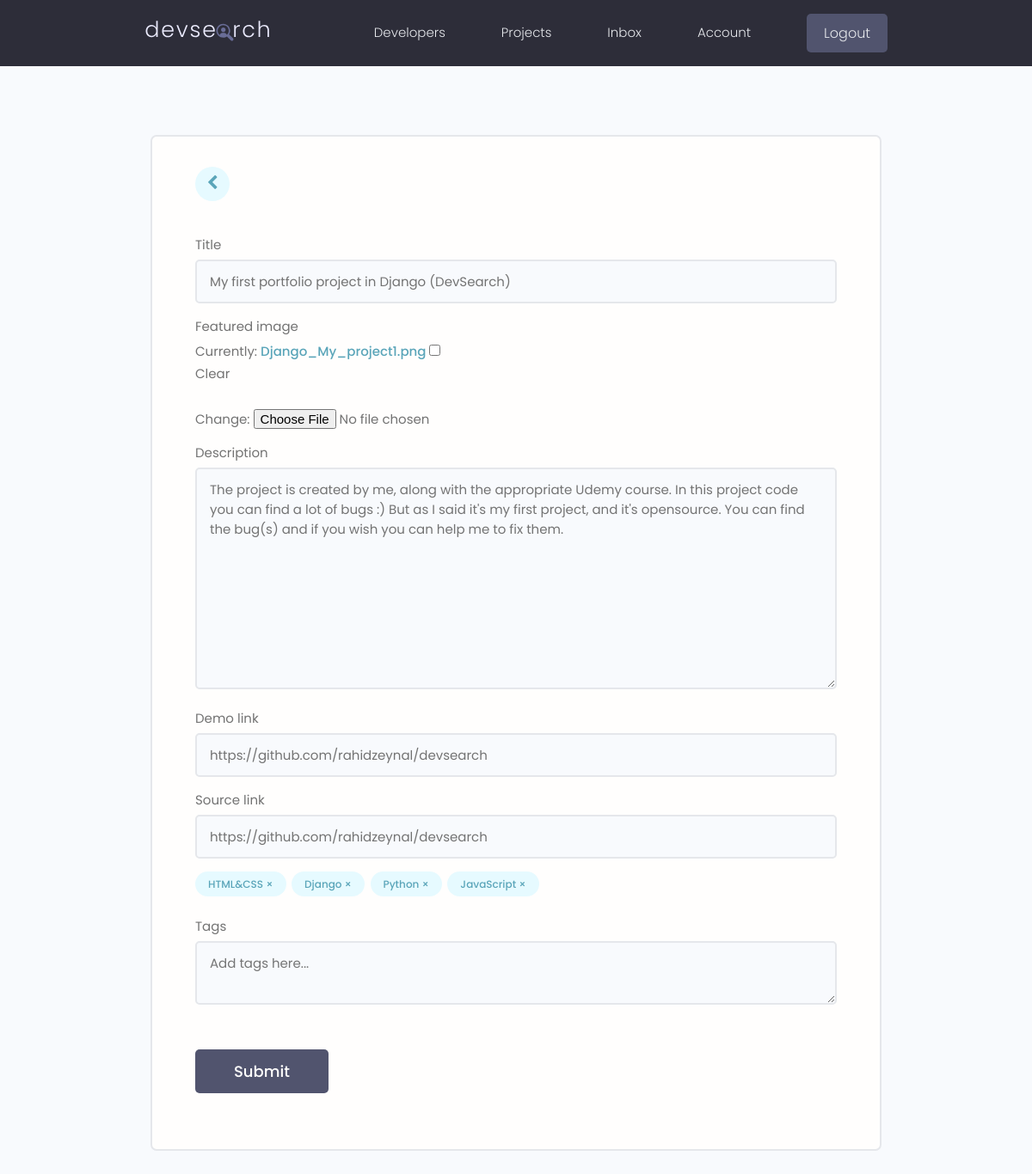
The page /projects/update-project/6d3ac3250c754153a6cd93977845f214/ (signed in) on the database its author committed.
### projects/models.py (models this page shows, shortened)
class Project(models.Model):
    owner = models.ForeignKey(Profile, null=True, blank=True, on_delete=models.CASCADE)
    title = models.CharField(max_length=200)
    description = models.TextField(null=True, blank=True)
    featured_image = models.ImageField(null=True, blank=True, default='default.jpg')
    demo_link = models.CharField(max_length=2000, null=True, blank=True)
    source_link = models.CharField(max_length=2000, null=True, blank=True)
    tags = models.ManyToManyField(Tag, blank=True)
    vote_total = models.IntegerField(default=0, null=True, blank=True)
    vote_ratio = models.IntegerField(default=0, null=True, blank=True)
    created = models.DateTimeField(auto_now_add=True, null=True, blank=True)
    id = models.UUIDField(default=uuid.uuid4, unique=True, primary_key=True, editable=False)
    class Meta:
        ordering = ['created']

class Tag(models.Model):
    name = models.CharField(max_length=200)
    created = models.DateTimeField(auto_now_add=True, null=True, blank=True)
    id = models.UUIDField(default=uuid.uuid4, unique=True, primary_key=True, editable=False)

### projects/views.py (the view, shortened to what this page needs)
# urls.py: path('update-project/<str:pk>/', views.updateProject, name="update-project"),
@login_required(login_url="login")
def updateProject(request, pk):
    profile = request.user.profile
    project = profile.project_set.get(id=pk)
    form = ProjectForm(instance=project)
    context = {'form':form, 'project':project}
    return render(request, 'projects/project_form.html', context=context)

### projects/forms.py
class ProjectForm(ModelForm):
    class Meta:
        model = Project
        fields = ['title', 'featured_image', 'description', 'demo_link', 'source_link']
        widgets = {
            'tags':forms.CheckboxSelectMultiple(),
        }
    def __init__(self, *args, **kwargs):
        super(ProjectForm, self).__init__(*args, **kwargs)
        for name, field in self.fields.items():
            field.widget.attrs.update({'class':'input'})

### projects/templates/projects/project_form.html (shortened to what this page needs)
{% extends 'main.html' %}
{% block content %}
<main class="formPage my-xl">
    <div class="content-box">
        <div class="formWrapper">
            <a class="backButton" href="{% url 'account' %}"><i class="fa fa-chevron-left"></i></a>
            <br>
            <form class="form" method="POST"  enctype = "multipart/form-data">
                {% for field in form %}
                <div class="form__field">
                    <label for="formInput#text">{{field.label}} </label>
                    {{field}}
                </div>
                {% endfor %}
                <div class="form__field">
                    {% for tag in project.tags.all %}
                        <div class="project-tag tag tag--pill tag--main" data-tag="{{tag.id}}" data-project="{{project.id}}">
                            {{tag.name}} &#215;
                        </div>
                    {% endfor %}
                </div>
                <div class="form__field">
                    <label for="formInput#text">Tags</label>
                    <textarea class="input" name="newtags" placeholder="Add tags here..."></textarea>
                </div>
                <input class="btn btn--sub btn--lg  my-md" type="submit" value="Submit" />
            </form>
        </div>
    </div>
</main>
{% endblock content%}

### static/styles/app.css (style rules this page uses)
:root { --color-sub: #2d2d39; }
.btn--sub { background-color: var(--color-sub-light); }
.content-box { width: 95%; max-width: 85rem; margin: 0 auto; }
.backButton { background: var(--color-main-light); color: var(--color-main); width: 4rem; height: 4rem; display: flex; align-items: center; justify-content: center; border-radius: 50%; }
.backButton i { font-size: 1.8rem; }
.formPage .formWrapper { list-style: none; background: var(--color-white); padding: 3.5rem 5rem; border: 2px solid var(--color-light); border-radius: 0.7rem; }

### static/uikit/styles/modules/_variables.css (style rules this page uses)
:root { --color-main: #5aa5b9; --color-main-light: #e6faff; --color-sub: #3f4156; --color-sub-light: #51546e; --color-sub-lighter: #ededfd; --color-text: #737373; --color-gray: #8b8b8b; --color-light: #e5e7eb; --color-light-gray: #767676; --color-bg: #f8fafd; --color-white: #fffefd; --color-white-light: #f3f3f3; --color-success: #359e64; --color-success-bg: #def8e8; --color-error: #fc4b0b; --color-error-bg: #fff2ee; --font-base: 'Poppins', arial, helvetica, 'Segoe UI', roboto, ubuntu, sans-serif; --font-monospace: 'Fira Code', 'Courier New', courier, monospace; --font-regular: 300; --font-medium: 500; --font-bold: 700; --generic-shadow: 1px 1px 5px #00000010; --generic-transition: all 0.3s ease-in-out; }

### static/uikit/styles/modules/_base.css (style rules this page uses)
* { margin: 0; padding: 0; box-sizing: border-box; text-rendering: optimizeLegibility; color: inherit; font-size: inherit; }
html { font-size: 50%; }
@media only screen and (min-width: 480px) { html { font-size: 56.25%; } }
@media only screen and (min-width: 1200px) { html { font-size: 62.5%; } }
body { line-height: 1.6; font-weight: 400; font-size: 1.5rem; color: var(--color-text); background-color: var(--color-bg); min-height: 100vh; }

### static/uikit/styles/modules/_typography.css (style rules this page uses)
* { font-family: var(--font-base); }
a { padding-bottom: 2px; text-decoration: none; display: inline-block; color: var(--color-main); font-weight: var(--font-medium); }

### static/uikit/styles/modules/_utilities.css (style rules this page uses)
.my-md { margin: 3rem auto; }
.my-xl { margin: 8rem auto; }

### static/uikit/styles/modules/_button.css (style rules this page uses)
.btn { display: inline-block; position: relative; cursor: pointer; background-color: var(--color-light); font-weight: var(--font-medium); color: var(--color-sub); text-decoration: none; padding: 1rem 2rem; border-radius: 0.5rem; border: none; width: -webkit-fit-content; width: -moz-fit-content; width: fit-content; height: -webkit-fit-content; height: -moz-fit-content; height: fit-content; font-size: 1.6rem; outline-width: 0; outline-color: transparent; -webkit-backface-visibility: hidden; backface-visibility: hidden; transition: all 0.3s ease-in-out; }
.btn--sub { background-color: var(--color-sub); color: var(--color-white); }
.btn--lg { font-size: 1.8rem; padding: 1.2rem 4.5rem; }

### static/uikit/styles/modules/_form.css (style rules this page uses)
.form { display: block; }
.form__field { margin-top: 1.5rem; margin-bottom: 1.5rem; }
.form__label, .form__field > label { display: block; margin-bottom: 0.5rem; color: var(--color-text); }
input.input[type='text'], input.input[type='email'], input.input[type='password'], input.input[type='number'], textarea.input { min-width: 24rem; width: 100%; padding: 1.2rem 1.5rem; border-radius: 0.5rem; border: 2px solid var(--color-light); transition: all 0.3s ease-in-out; background-color: var(--color-bg); }

### static/uikit/styles/modules/_tag.css (style rules this page uses)
.tag { display: inline-flex; align-items: center; background-color: var(--color-sub); height: -webkit-fit-content; height: -moz-fit-content; height: fit-content; width: -webkit-fit-content; width: -moz-fit-content; width: fit-content; border-radius: 0.5rem; padding: 0.5rem 1.5rem; font-size: 1.2rem; cursor: pointer; }
.tag:not(:last-child) { margin-right: 0.25rem; margin-bottom: 0.75rem; }
.tag--pill { border-radius: 5rem; }
.tag--main, .tag--main > small { background: var(--color-main-light); color: var(--color-main); font-weight: 500; }

### rows shown on the page
Project: form "My first portfolio project in Django (DevSearch)" "The project is created by me, along with the appropriate Udemy course. In this project code you can find a lot of bugs :) But as I said it's my first project, and it's opensource. You can find the bug(s) and if you wish you can help me to fix them." "https://github.com/rahidzeynal/devsearch" "https://github.com/rahidzeynal/devsearch"
Tag: name "HTML&CSS"
Tag: name "Django"
Tag: name "Python"
Tag: name "JavaScript"

### other values the page prints
{{ field.label }} "Title" "Featured image" "Description" "Demo link" "Source link"
